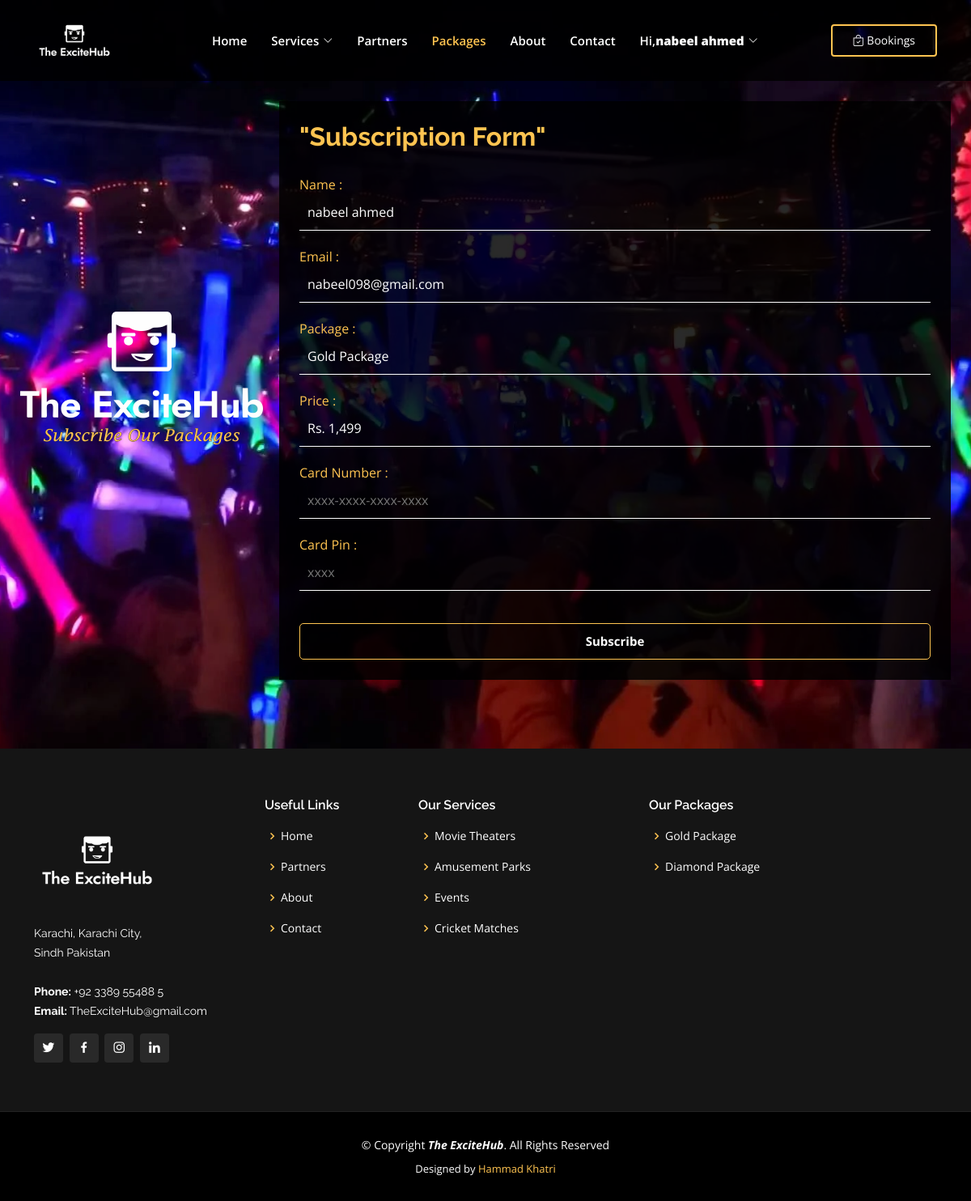
Screenshot of /subscribe.php?id=1 (signed in) with the database file from the repository.
### tables this page shows
CREATE TABLE `users` (
  `id` int(11) NOT NULL,
  `username` varchar(50) NOT NULL,
  `email` varchar(50) NOT NULL,
  `password` varchar(50) NOT NULL,
  `joindate` datetime NOT NULL DEFAULT current_timestamp()
);

CREATE TABLE `packages` (
  `id` int(11) NOT NULL,
  `pname` varchar(30) NOT NULL,
  `price` varchar(30) NOT NULL,
  `dis_movie` varchar(30) NOT NULL,
  `dis_amusement` varchar(30) NOT NULL,
  `dis_cricket` varchar(30) NOT NULL,
  `plaunch_time` datetime NOT NULL DEFAULT current_timestamp()
);

### subscribe.php (the view, shortened to what this page needs)
<?php
include('_package_expired.php');
?>
<!DOCTYPE html>
<html lang="en">
<head>
  <link href="assets/vendor/aos/aos.css" rel="stylesheet">
  <link href="assets/vendor/bootstrap/css/bootstrap.min.css" rel="stylesheet">
  <link href="assets/vendor/bootstrap-icons/bootstrap-icons.css" rel="stylesheet">
  <link href="assets/vendor/boxicons/css/boxicons.min.css" rel="stylesheet">
  <link href="assets/vendor/glightbox/css/glightbox.min.css" rel="stylesheet">
  <link href="assets/vendor/remixicon/remixicon.css" rel="stylesheet">
  <link href="assets/vendor/swiper/swiper-bundle.min.css" rel="stylesheet">
  <link href="assets/css/style.css" rel="stylesheet">
</head>
<body>
  <header id="header" class="fixed-top ">
    <div class="container d-flex align-items-center justify-content-lg-between">
      <a href="home.php" class="logo me-auto me-lg-0"><img src="logo/default.png" alt="" class="img-fluid"></a>
      <nav id="navbar" class="navbar order-last order-lg-0">
        <ul>
          <li><a class="nav-link scrollto " href="home.php #hero">Home</a></li>
          <li class="dropdown">
            <a href="#" class="nav-link scrollto "><span>Services</span> <i class="bi bi-chevron-down"></i></a>
          </li>
          <li><a class="nav-link scrollto " href="home.php #partners">Partners</a></li>
          <li><a class="nav-link scrollto active" href="packages.php">Packages</a></li>
          <li><a class="nav-link scrollto" href="home.php #about">About</a></li>
          <li><a class="nav-link scrollto" href="home.php #contact">Contact</a></li>
          <li class="dropdown">
            <a href="#" class="nav-link scrollto ">Hi,<span><b><?php echo $_SESSION['username'];?></b></span> <i class="bi bi-chevron-down"></i></a>
          </li>
        </ul>
      </nav>
      <a href="bookings.php" class="get-started-btn"><i class="bi bi-bag-check"></i> Bookings</a>
    </div>
  </header>
  <main id="main">
  <section id="subscribe">
    <div class="main-block">
      <div class="left-part">
        <a href="packages.php"><img src="logo/default2.png" alt="" style="padding-right: 20px;"></a>
      </div>
      <form action="packages.php" method="POST">
        <div class="title">
          <h2><strong>"Subscription Form"</strong></h2>
        </div>
            <?php
        if(isset($_SESSION['id'])){
            $id = $_SESSION['id'];
            $sql = "SELECT * FROM `users` WHERE `id` = '$id' ";
            $result = mysqli_query($conn, $sql);
            $ss = mysqli_fetch_assoc($result);
        }
        ?>
        <?php
            if(isset($_GET['id'])){
              $id = $_GET['id'];
              $sql = "SELECT * FROM `packages` WHERE `id` = '$id'";
              $result = mysqli_query($conn, $sql);
              $row = mysqli_fetch_assoc($result);
          }
            ?>
        <div class="info">
          <label>Name :</label>
          <input class="fname" type="text" readonly name="sname" value="<?php echo $ss['username']  ?>"  placeholder="Full name" required>
          <label>Email :</label>
          <input type="email" name="email" readonly placeholder="Email" value="<?php echo $ss['email']  ?>" required>
          <label>Package :</label>
          <input type="text" name="package" readonly placeholder="Email" value="<?php echo $row['pname']  ?>" required>
          <label>Price :</label>
          <input type="text" name="price" readonly placeholder="Email" value="Rs. <?php echo $row['price']  ?> " required>
          <label>Card Number :</label>
          <input type="text" placeholder="xxxx-xxxx-xxxx-xxxx" maxlength="16" name="card_no" required>
          <label>Card Pin :</label>
          <input type="password" placeholder="xxxx" maxlength="4" name="card_pin" required>
        </div>
        <button type="submit" name="subscribe"><strong>Subscribe</strong></button>
      </form>
    </div>
</section>
  <footer id="footer">
    <div class="footer-top">
      <div class="container">
        <div class="row">
          <div class="col-lg-3 col-md-6">
            <div class="footer-info">
              <a href="#hero"><img src="logo/default.png" alt="" class="img-fluid" id="logo"></a>
              <p>
                Karachi, Karachi City,<br>
                Sindh Pakistan<br><br>
                <strong>Phone:</strong> +92 3389 55488 5<br>
                <strong>Email:</strong> TheExciteHub@gmail.com<br>
              </p>
              <div class="social-links mt-3">
                <a href="https://twitter.com/" class="twitter"><i class="bx bxl-twitter"></i></a>
                <a href="https://www.facebook.com/" class="facebook"><i class="bx bxl-facebook"></i></a>
                <a href="https://www.instagram.com/" class="instagram"><i class="bx bxl-instagram"></i></a>
                <a href="https://www.linkedin.com/authwall?trk=qf&original_referer=https://www.google.com/&sessionRedirect=https%3A%2F%2Fpk.linkedin.com%2F" class="linkedin"><i class="bx bxl-linkedin"></i></a>
              </div>
            </div>
          </div>
          <div class="col-lg-2 col-md-6 footer-links">
            <h4>Useful Links</h4>
            <ul>
              <li><i class="bx bx-chevron-right"></i> <a href="home.php #hero">Home</a></li>
              <li><i class="bx bx-chevron-right"></i> <a href="home.php #partners">Partners</a></li>
              <li><i class="bx bx-chevron-right"></i> <a href="home.php #about">About</a></li>
              <li><i class="bx bx-chevron-right"></i> <a href="home.php #contact">Contact</a></li>
            </ul>
          </div>
          <div class="col-lg-3 col-md-6 footer-links">
            <h4>Our Services</h4>
            <ul>
              <li><i class="bx bx-chevron-right"></i> <a href="movie_theater.php">Movie Theaters</a></li>
              <li><i class="bx bx-chevron-right"></i> <a href="amusement_park.php">Amusement Parks</a></li>
              <li><i class="bx bx-chevron-right"></i> <a href="event.php">Events</a></li>
              <li><i class="bx bx-chevron-right"></i> <a href="cricket_match.php">Cricket Matches</a></li>
            </ul>
          </div>
          <div class="col-lg-4 col-md-6 footer-links">
            <h4>Our Packages</h4>
            <ul>
              <li><i class="bx bx-chevron-right"></i> <a href="packages.php">Gold Package</a></li>
              <li><i class="bx bx-chevron-right"></i> <a href="packages.php">Diamond Package</a></li>
            </ul>
          </div>
        </div>
      </div>
    </div>
    <div class="container">
      <div class="copyright">
        &copy; Copyright <strong><span><i>The ExciteHub</i></span></strong>. All Rights Reserved
      </div>
      <div class="credits">
        Designed by <a href="#hero">Hammad Khatri</a>
      </div>
    </div>
  </footer>
</body>
</html>

### rows the page displays
users: sname "nabeel ahmed", email "nabeel098@gmail.com"
packages: package "Gold Package", price "Rs. 1,499"

### other values shown
$_SESSION['username'] "nabeel ahmed"
